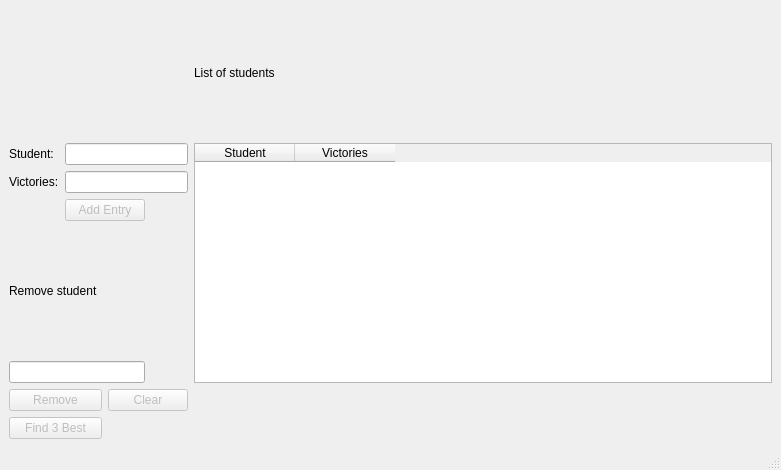
<?xml version="1.0" encoding="UTF-8"?>
<ui version="4.0">
 <class>MainWindow</class>
 <widget class="QMainWindow" name="MainWindow">
  <property name="geometry">
   <rect>
    <x>0</x>
    <y>0</y>
    <width>781</width>
    <height>470</height>
   </rect>
  </property>
  <property name="windowTitle">
   <string>MainWindow</string>
  </property>
  <widget class="QWidget" name="centralwidget">
   <layout class="QGridLayout" name="gridLayout">
    <item row="0" column="4">
     <widget class="QLabel" name="label_3">
      <property name="text">
       <string>List of students</string>
      </property>
     </widget>
    </item>
    <item row="6" column="2" colspan="2">
     <widget class="QPushButton" name="clear">
      <property name="enabled">
       <bool>false</bool>
      </property>
      <property name="text">
       <string>Clear</string>
      </property>
     </widget>
    </item>
    <item row="7" column="0" colspan="2">
     <widget class="QPushButton" name="findBest">
      <property name="enabled">
       <bool>false</bool>
      </property>
      <property name="text">
       <string>Find 3 Best</string>
      </property>
     </widget>
    </item>
    <item row="1" column="0">
     <widget class="QLabel" name="keyLabel">
      <property name="text">
       <string>Student:</string>
      </property>
     </widget>
    </item>
    <item row="2" column="0">
     <widget class="QLabel" name="label_2">
      <property name="text">
       <string>Victories:</string>
      </property>
     </widget>
    </item>
    <item row="2" column="1" colspan="3">
     <widget class="QLineEdit" name="victoriesInput"/>
    </item>
    <item row="6" column="0" colspan="2">
     <widget class="QPushButton" name="remove">
      <property name="enabled">
       <bool>false</bool>
      </property>
      <property name="text">
       <string>Remove</string>
      </property>
     </widget>
    </item>
    <item row="1" column="4" rowspan="5">
     <widget class="QTableWidget" name="tableWidget">
      <column>
       <property name="text">
        <string>Student</string>
       </property>
      </column>
      <column>
       <property name="text">
        <string>Victories</string>
       </property>
      </column>
     </widget>
    </item>
    <item row="5" column="0" colspan="3">
     <widget class="QLineEdit" name="removeKey"/>
    </item>
    <item row="1" column="1" colspan="3">
     <widget class="QLineEdit" name="keyInput"/>
    </item>
    <item row="4" column="0" colspan="2">
     <widget class="QLabel" name="label">
      <property name="text">
       <string>Remove student</string>
      </property>
     </widget>
    </item>
    <item row="3" column="1" colspan="2">
     <widget class="QPushButton" name="addEntry">
      <property name="enabled">
       <bool>false</bool>
      </property>
      <property name="text">
       <string>Add Entry</string>
      </property>
     </widget>
    </item>
    <item row="7" column="3" colspan="2">
     <widget class="QLabel" name="bestLabel">
      <property name="text">
       <string/>
      </property>
     </widget>
    </item>
   </layout>
  </widget>
  <widget class="QMenuBar" name="menubar">
   <property name="geometry">
    <rect>
     <x>0</x>
     <y>0</y>
     <width>781</width>
     <height>21</height>
    </rect>
   </property>
  </widget>
  <widget class="QStatusBar" name="statusbar"/>
 </widget>
 <resources/>
 <connections/>
</ui>
